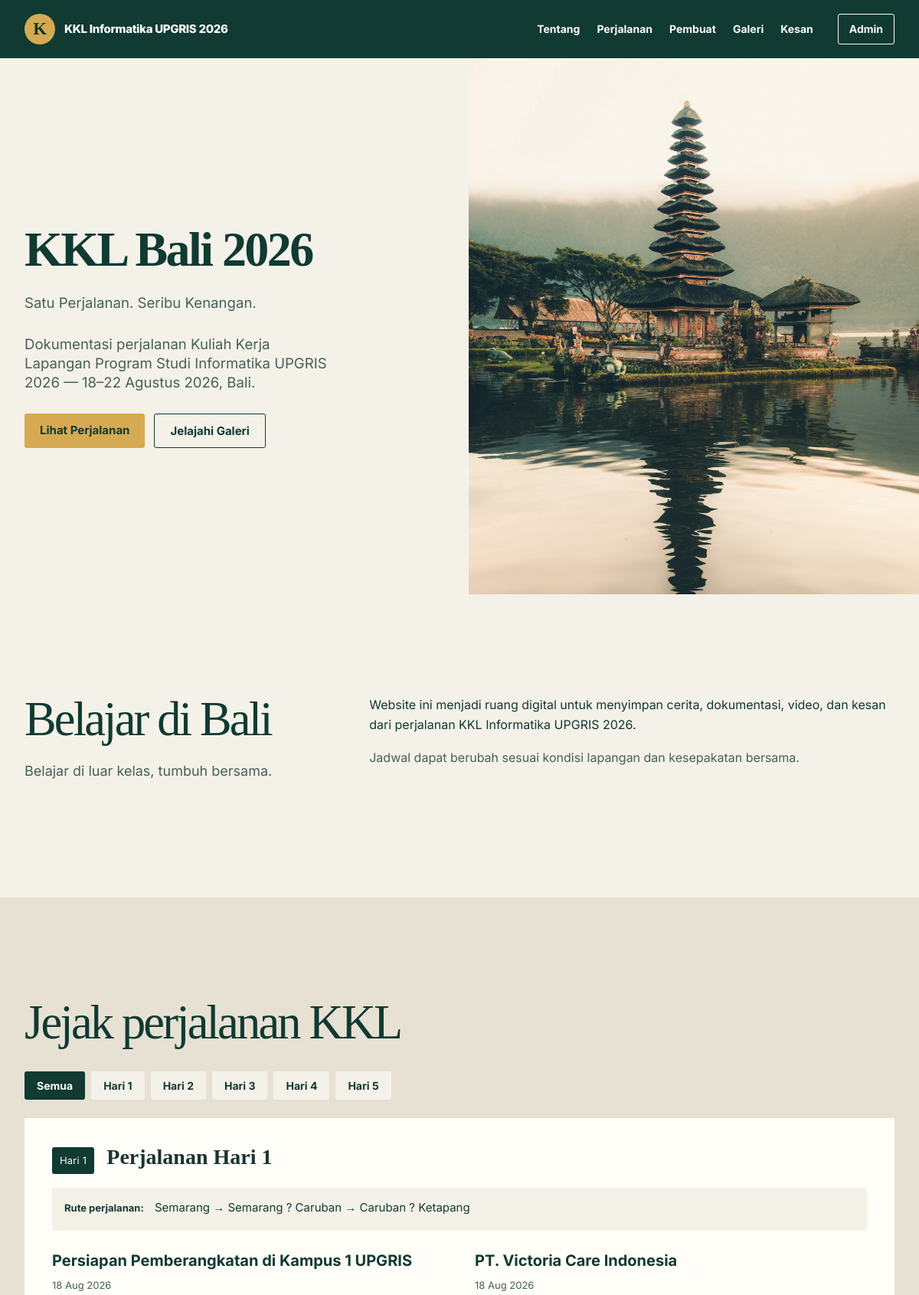
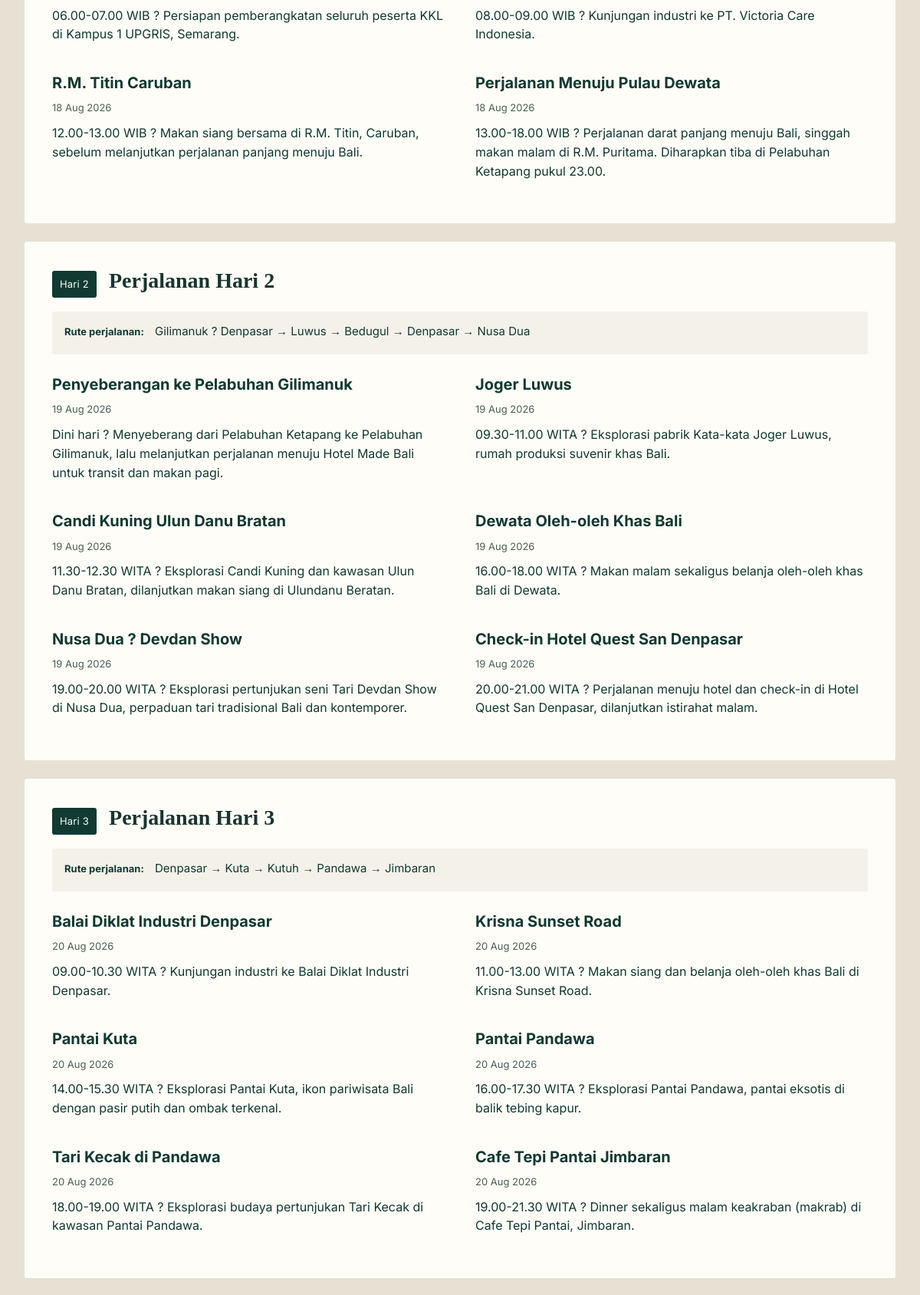
The page / (upper part) on the database its author committed (2 pictures, top to bottom).
### tables this page shows
CREATE TABLE IF NOT EXISTS destinations (
 id INT AUTO_INCREMENT PRIMARY KEY,
 name VARCHAR(160) NOT NULL,
 visit_date DATE NULL,
  description TEXT,
  place_description TEXT,
  address VARCHAR(255),
  maps_url VARCHAR(500),
  day_no INT NOT NULL DEFAULT 1,
 route VARCHAR(255) NULL,
 sort_order INT NOT NULL DEFAULT 1,
 created_at TIMESTAMP DEFAULT CURRENT_TIMESTAMP
);

### app/core/helpers.php (called while the page is built, shortened)
<?php
function e($value)
{
    return htmlspecialchars((string)$value, ENT_QUOTES, 'UTF-8');
}
function base_url()
{
    $script = str_replace('\\', '/', $_SERVER['SCRIPT_NAME'] ?? '/index.php');
    $dir = rtrim(dirname($script), '/');
    if (basename($dir) !== 'public') {
        $uri = parse_url($_SERVER['REQUEST_URI'] ?? '', PHP_URL_PATH);
        $uri = is_string($uri) ? $uri : '';
        if (preg_match('#^(.*?)/public(?:/index\.php)?(?:/|$)#', $uri, $m) && $m[1] !== '') {
            $dir = $m[1] . '/public';
        } else {
            $dir = $dir . '/public';
        }
    }
    return rtrim($dir, '/');
}
function url($path = '')
{
    $path = (string)$path;
    return base_url() . '/' . ltrim($path, '/');
}
function view($name, array $data = [])
{
    extract($data, EXTR_SKIP);
    require __DIR__ . '/../views/' . $name . '.php';
}

### app/controllers/HomeController.php (called while the page is built, shortened)
<?php
class HomeController
{
    public function index()
    {
        $destinations = DestinationModel::all();
        $settings = ['site_title' => SettingModel::get('site_title', 'KKL Informatika UPGRIS 2026'), 'logo' => SettingModel::get('logo', '')];
        view('home', compact('profiles', 'gallery', 'destinations', 'videos', 'feedbacks', 'settings'));
    }
}

### app/core/Router.php (called while the page is built, shortened)
<?php
class Router
{
    private $routes = [];
    public function add($method, $path, $handler)
    {
        $this->routes[] = [strtoupper($method), $this->normalize($path), $handler];
    }
    public function dispatch($method, $path)
    {
        foreach ($this->routes as [$routeMethod, $routePath, $handler]) {
            return [true, call_user_func($handler)];
        }
        return [false, null];
    }
    private function normalize($path)
    {
        $path = '/' . ltrim((string)$path, '/');
        return $path === '/' ? '/' : rtrim($path, '/');
    }
}

### public/index.php (called while the page is built, shortened)
<?php
require __DIR__ . '/../app/core/Database.php';
require __DIR__ . '/../app/core/helpers.php';
require __DIR__ . '/../app/core/Router.php';
require __DIR__ . '/../app/controllers/HomeController.php';
$router = new Router();
$home = new HomeController();
$admin = new AdminController();
$router->add('GET', '/', [$home, 'index']);
$router->add('POST', '/submit_feedback.php', [$home, 'feedback']);
$router->add('GET', '/submit_feedback.php', [$home, 'feedbackRedirect']);
$router->add('GET', '/admin/login.php', [$admin, 'login']);
$router->add('POST', '/admin/login.php', [$admin, 'login']);
$router->add('POST', '/admin/logout.php', [$admin, 'logout']);
$router->add('GET', '/admin/dashboard.php', [$admin, 'dashboard']);
$router->add('GET', '/admin/profile_form.php', [$admin, 'profileForm']);
$router->add('POST', '/admin/profile_form.php', [$admin, 'profileForm']);
$router->add('GET', '/admin/destination_form.php', [$admin, 'destinationForm']);
$router->add('POST', '/admin/destination_form.php', [$admin, 'destinationForm']);
$router->add('GET', '/admin/gallery_form.php', [$admin, 'galleryForm']);
$router->add('POST', '/admin/gallery_form.php', [$admin, 'galleryForm']);
$router->add('GET', '/admin/video_form.php', [$admin, 'videoForm']);
$router->add('POST', '/admin/video_form.php', [$admin, 'videoForm']);
$router->add('POST', '/admin/save_settings.php', [$admin, 'saveSettings']);
$router->add('GET', '/admin/change_password.php', [$admin, 'changePassword']);
$router->add('POST', '/admin/change_password.php', [$admin, 'changePassword']);
$router->add('POST', '/admin/approve_feedback.php', [$admin, 'approveFeedback']);
$router->add('POST', '/admin/delete.php', [$admin, 'delete']);
$router->add('GET', '/admin/upgrade.php', [$admin, 'upgrade']);
$router->add('POST', '/admin/upgrade.php', [$admin, 'upgrade']);
[$found] = $router->dispatch($_SERVER['REQUEST_METHOD'] ?? 'GET', request_route());

### app/core/Database.php (called while the page is built)
<?php
class Database
{
    private static $pdo = null;
    public static function connection()
    {
        if (self::$pdo instanceof PDO) return self::$pdo;
        $config = require __DIR__ . '/../../config/config.php';
        $db = $config['db'];
        try {
            self::$pdo = new PDO(
                "mysql:host={$db['host']};dbname={$db['name']};charset=utf8mb4",
                $db['user'],
                $db['pass'],
                [PDO::ATTR_ERRMODE => PDO::ERRMODE_EXCEPTION]
            );
        } catch (PDOException $e) {
            http_response_code(500);
            die('Koneksi database gagal. Pastikan MySQL XAMPP aktif dan database sudah diimpor.');
        }
        return self::$pdo;
    }
}
function db()
{
    return Database::connection();
}

### app/models/SettingModel.php (called while the page is built, shortened)
<?php
class SettingModel
{
    public static function get($name, $default = '')
    {
        $stmt = db()->prepare('SELECT value FROM settings WHERE name=? LIMIT 1');
        $stmt->execute([$name]);
        $value = $stmt->fetchColumn();
        return $value === false ? $default : $value;
    }
}

### app/models/DestinationModel.php (called while the page is built, shortened)
<?php
class DestinationModel
{
    public static function all()
    {
        return db()->query('SELECT * FROM destinations ORDER BY day_no, sort_order, visit_date, name')->fetchAll(PDO::FETCH_ASSOC);
    }
}

### app/views/home.php (the view, shortened to what this page needs)
<?php
$siteTitle = $settings['site_title'] ?? 'KKL Informatika UPGRIS 2026';
?>
<!DOCTYPE html>
<html lang="id">
<head>
<link rel="stylesheet" href="<?= url('assets/css/style.css') ?>?v=11">
</head>
<body class="public-page">
<header class="site-header">
  <div class="container nav-wrap">
    <a class="brand" href="<?= url('/') ?>">
      <?php if (!empty($settings['logo'])): ?><img src="<?= url($settings['logo']) ?>" alt="Logo" decoding="async"><?php else: ?><span class="brand-mark">K</span><?php endif; ?>
      <span><?= e($siteTitle) ?></span>
    </a>
    <nav id="public-nav">
      <a href="<?= url('/#tentang') ?>">Tentang</a>
      <a href="<?= url('/#timeline') ?>">Perjalanan</a>
      <a href="<?= url('/#profil') ?>">Pembuat</a>
      <a href="<?= url('/#galeri') ?>">Galeri</a>
      <a href="<?= url('/#feedback') ?>">Kesan</a>
      <a class="nav-admin" href="<?= url('admin/login.php') ?>">Admin</a>
    </nav>
  </div>
</header>
<section class="hero reveal" id="beranda">
  <div class="hero-content">
    <h1>KKL Bali 2026</h1>
     <p>Satu Perjalanan. Seribu Kenangan.</p>
     <p>Dokumentasi perjalanan Kuliah Kerja Lapangan Program Studi Informatika UPGRIS 2026 — 18–22 Agustus 2026, Bali.</p>
    <div class="hero-actions"><a class="btn btn-primary" href="#timeline">Lihat Perjalanan</a><a class="btn btn-ghost" href="#galeri">Jelajahi Galeri</a></div>
  </div>
</section>
<section id="tentang" class="section">
  <div class="container two-col">
    <div><h2 class="reveal">Belajar di Bali</h2><p class="section-intro">Belajar di luar kelas, tumbuh bersama.</p></div>
    <div><p>Website ini menjadi ruang digital untuk menyimpan cerita, dokumentasi, video, dan kesan dari perjalanan KKL Informatika UPGRIS 2026.</p><p class="muted">Jadwal dapat berubah sesuai kondisi lapangan dan kesepakatan bersama.</p></div>
  </div>
</section>
<section id="timeline" class="section section-soft">
<div class="container"><h2 class="reveal">Jejak perjalanan KKL</h2>
<?php $days = []; foreach ($destinations as $destination) { $days[(int)$destination['day_no']][] = $destination; } ?>
<?php if ($days): ?>
<nav class="day-tabs" aria-label="Filter perjalanan per hari"><button class="day-tab is-active" type="button" data-day="all" aria-pressed="true">Semua</button><?php foreach (array_keys($days) as $dayNo): ?><button class="day-tab" type="button" data-day="<?= (int)$dayNo ?>" aria-pressed="false">Hari <?= (int)$dayNo ?></button><?php endforeach; ?></nav>
<div class="journey-days">
<?php foreach ($days as $dayNo => $items): ?>
<div class="journey-day" data-day="<?= (int)$dayNo ?>"><div class="journey-day-title"><span class="day-badge">Hari <?= $dayNo ?></span><h3>Perjalanan Hari <?= $dayNo ?></h3></div>
<?php $routes = array_values(array_unique(array_filter(array_map(fn($x) => trim((string)$x['route']), $items)))); if ($routes): ?><div class="journey-route"><strong>Rute perjalanan:</strong> <?= e(implode(' → ', $routes)) ?></div><?php endif; ?>
<div class="journey-destinations">
<?php foreach ($items as $destination): ?>
<article class="journey-destination reveal">
  <div class="journey-destination-content">
    <h4><?= e($destination['name']) ?></h4>
    <?php if ($destination['visit_date']): ?><small><?= e(date('d M Y', strtotime($destination['visit_date']))) ?></small><?php endif; ?>
    <?php if ($destination['description']): ?><p><?= e($destination['description']) ?></p><?php endif; ?>
  </div>
</article>
<?php endforeach; ?>
</div></div>
<?php endforeach; ?>
</div>
<?php else: ?><div class="empty"><p><strong>Susunan perjalanan belum ditambahkan.</strong><br>Rundown KKL 18–22 Agustus 2026 segera diisi melalui dashboard admin.</p></div><?php endif; ?>
</div></section>
</body>
</html>

### rows shown on the page
destinations: sort_order "1", day_no "2", id "5", name "Penyeberangan ke Pelabuhan Gilimanuk", visit_date "19 Aug 2026", description "Dini hari ? Menyeberang dari Pelabuhan Ketapang ke Pelabuhan Gilimanuk, lalu melanjutkan perjalanan menuju Hotel Made Bali untuk transit dan makan pagi."
destinations: name "Persiapan Pemberangkatan di Kampus 1 UPGRIS", visit_date "18 Aug 2026", description "06.00-07.00 WIB ? Persiapan pemberangkatan seluruh peserta KKL di Kampus 1 UPGRIS, Semarang."
destinations: name "PT. Victoria Care Indonesia", visit_date "18 Aug 2026", description "08.00-09.00 WIB ? Kunjungan industri ke PT. Victoria Care Indonesia."
destinations: name "R.M. Titin Caruban", visit_date "18 Aug 2026", description "12.00-13.00 WIB ? Makan siang bersama di R.M. Titin, Caruban, sebelum melanjutkan perjalanan panjang menuju Bali."
destinations: name "Perjalanan Menuju Pulau Dewata", visit_date "18 Aug 2026", description "13.00-18.00 WIB ? Perjalanan darat panjang menuju Bali, singgah makan malam di R.M. Puritama. Diharapkan tiba di Pelabuhan Ketapang pukul 23.00."
destinations: name "Joger Luwus", visit_date "19 Aug 2026", description "09.30-11.00 WITA ? Eksplorasi pabrik Kata-kata Joger Luwus, rumah produksi suvenir khas Bali."
destinations: name "Candi Kuning Ulun Danu Bratan", visit_date "19 Aug 2026", description "11.30-12.30 WITA ? Eksplorasi Candi Kuning dan kawasan Ulun Danu Bratan, dilanjutkan makan siang di Ulundanu Beratan."
destinations: name "Dewata Oleh-oleh Khas Bali", visit_date "19 Aug 2026", description "16.00-18.00 WITA ? Makan malam sekaligus belanja oleh-oleh khas Bali di Dewata."
destinations: name "Nusa Dua ? Devdan Show", visit_date "19 Aug 2026", description "19.00-20.00 WITA ? Eksplorasi pertunjukan seni Tari Devdan Show di Nusa Dua, perpaduan tari tradisional Bali dan kontemporer."
destinations: name "Check-in Hotel Quest San Denpasar", visit_date "19 Aug 2026", description "20.00-21.00 WITA ? Perjalanan menuju hotel dan check-in di Hotel Quest San Denpasar, dilanjutkan istirahat malam."
destinations: name "Balai Diklat Industri Denpasar", visit_date "20 Aug 2026", description "09.00-10.30 WITA ? Kunjungan industri ke Balai Diklat Industri Denpasar."
destinations: name "Krisna Sunset Road", visit_date "20 Aug 2026", description "11.00-13.00 WITA ? Makan siang dan belanja oleh-oleh khas Bali di Krisna Sunset Road."
destinations: name "Pantai Kuta", visit_date "20 Aug 2026", description "14.00-15.30 WITA ? Eksplorasi Pantai Kuta, ikon pariwisata Bali dengan pasir putih dan ombak terkenal."
destinations: name "Pantai Pandawa", visit_date "20 Aug 2026", description "16.00-17.30 WITA ? Eksplorasi Pantai Pandawa, pantai eksotis di balik tebing kapur."
destinations: name "Tari Kecak di Pandawa", visit_date "20 Aug 2026", description "18.00-19.00 WITA ? Eksplorasi budaya pertunjukan Tari Kecak di kawasan Pantai Pandawa."
destinations: name "Cafe Tepi Pantai Jimbaran", visit_date "20 Aug 2026", description "19.00-21.30 WITA ? Dinner sekaligus malam keakraban (makrab) di Cafe Tepi Pantai, Jimbaran."

### other values the page prints
$siteTitle "KKL Informatika UPGRIS 2026"
$dayNo "3"
$dayNo "4"
$dayNo "1"
implode(' → ', $routes) "Semarang → Semarang ? Caruban → Caruban ? Ketapang"
$dayNo "2"
implode(' → ', $routes) "Gilimanuk ? Denpasar → Luwus → Bedugul → Denpasar → Nusa Dua"
implode(' → ', $routes) "Denpasar → Kuta → Kutuh → Pandawa → Jimbaran"
